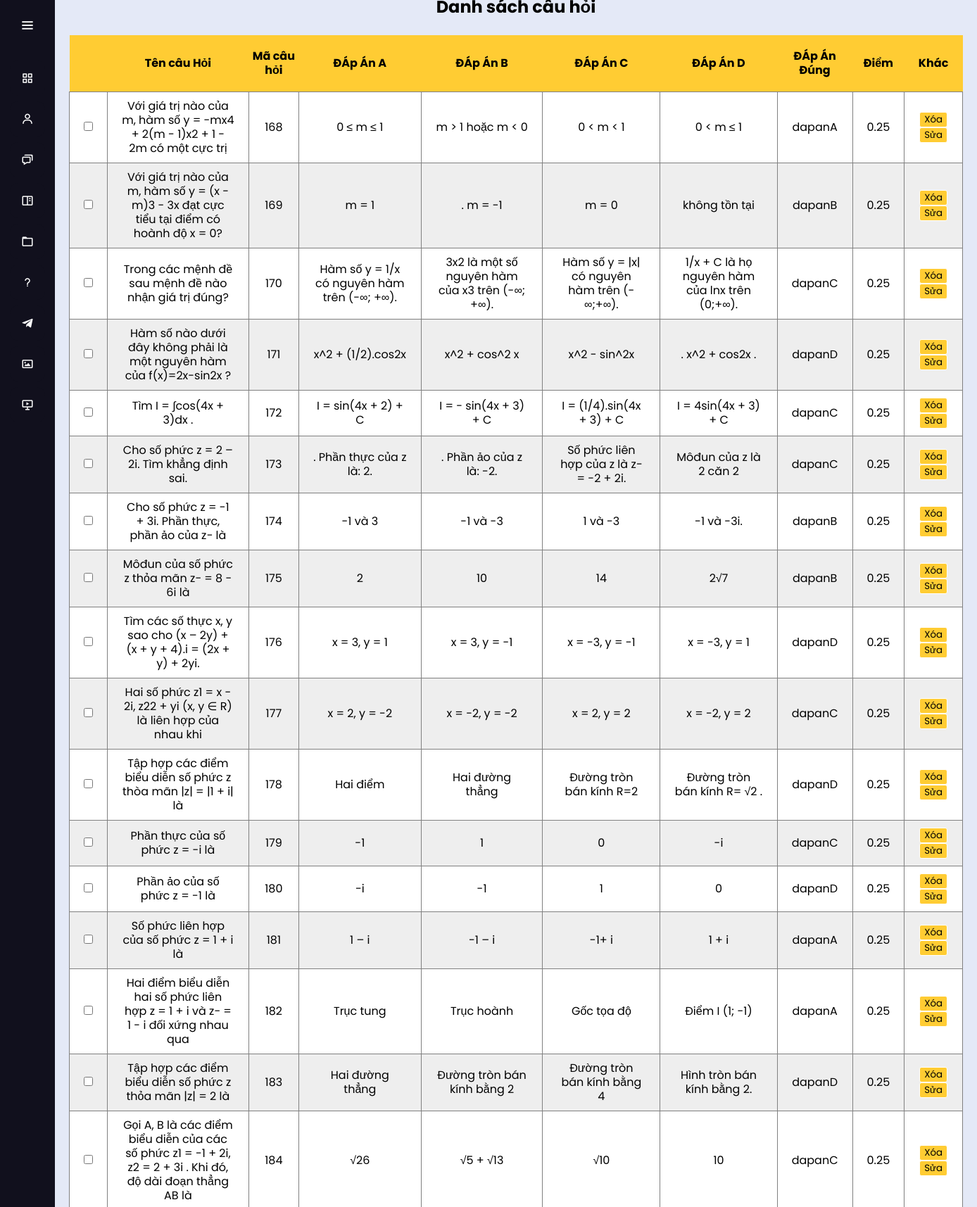
The page /admin/index.php?act=listdt&idde=37 (upper part) on the database its author committed.
### tables this page shows
CREATE TABLE `chitietdethi` (
  `id_cauhoi` int(11) NOT NULL,
  `thutucau` int(11) NOT NULL,
  `cauhoi` varchar(2000) NOT NULL,
  `dapanA` text NOT NULL,
  `dapanB` text NOT NULL,
  `dapanC` text NOT NULL,
  `dapanD` text NOT NULL,
  `dapan` enum('dapanA','dapanB','dapanC','dapanD') NOT NULL,
  `diem` float NOT NULL,
  `id_de` int(11) NOT NULL
);

### admin/model/pdo.php (called while the page is built, shortened)
<?php
function pdo_get_connection(){
    $dburl="mysql:host=localhost;dbname=duan;charset=utf8";
    $username='root';
    $password='';
    $conn=new PDO($dburl,$username,$password);
    $conn->setAttribute(PDO::ATTR_ERRMODE,PDO::ERRMODE_EXCEPTION);
    return $conn;
}
function pdo_query($sql){
    $sql_args=array_slice(func_get_args(),1);
    try{
        $conn=pdo_get_connection();
        $stmt=$conn->prepare($sql);
        $stmt->execute($sql_args);
        $rows=$stmt->fetchAll();
        return $rows;
    }
    catch(PDOException $e){
        throw $e;
    }
    finally{
        unset($conn);
    }
}
?>

### admin/model/admin.php (called while the page is built, shortened)
<?php
function cauhoiadmin($id){
    $sql = "select *from chitietdethi where id_de=".$id;
    $listcauhoi = pdo_query($sql);
    return $listcauhoi;
}

### admin/cauhoi/listid.php (the view, shortened to what this page needs)
<div class="css_moi">
  <div class="row">
    <div class="row tieude_user">
      <h1>Danh sách câu hỏi</h1>
    </div>
    <div class="row">
      <div class="  tablee ">
        <table>
          <tr>
            <th></th>
            <th>Tên câu Hỏi</th>
            <th>Mã câu hỏi</th>
            <th>ĐÁp Án A</th>
            <th>ĐÁp Án B</th>
            <th>ĐÁp Án C</th>
            <th>ĐÁp Án D</th>
            <th>ĐÁp Án Đúng</th>
            <th>Điểm </th>
            <th>Khác</th>
          </tr>
          <?php
          foreach ($load_ch as $ch) {
            extract($ch);
            $xoach = "index.php?act=xoacauhoi&id_cauhoi=" . $id_cauhoi;
            $suach = "index.php?act=suach&id_cauhoi=" . $id_cauhoi;
            echo ' <div class="list">
                                  <div class="item"><tr><td><input type="checkbox" name="" id=""></td>
            <td>' . $cauhoi . '</td>
            <td>' . $id_cauhoi . '</td>
            <td>' . $dapanA . '</td>
            <td>' . $dapanB . '</td>
            <td>' . $dapanC . '</td>
            <td>' . $dapanD . '</td>
            <td>' . $dapan . '</td>
            <td>' . $diem . '</td>
            <td class="delete"><a href="' . $xoach . '"><input type="button" value="Xóa"></a> <a href="' . $suach . '"><input type="button" value="Sửa"></a></td></tr> </div>
            </div>
               ';
          }
          ?>
        </table>
      </div>
        </body>
        </html>

### admin/css/style.css (style rules this page uses)
* { margin: 0; padding: 0; box-sizing: border-box; font-family: "Poppins" , sans-serif; }
.css_moi { text-align: center; }
.tieude_user { text-align: center; }
.tablee table { width: 100%; border-collapse: collapse; }
.tablee table th { padding: 20px 0px; background-color: #CCC; }
.tablee table tr { background: #E4E9F7; }
.tablee table td { border: 1px gray solid; padding: 10px 20px; }
.tablee { text-align: center; }

### admin/view/header.php (style rules this page uses)
* { margin: 0; padding: 0; box-sizing: border-box; font-family: "Poppins", sans-serif; }
.css_moi { text-align: center; }
.tieude_user { text-align: center; }
.tablee table { border-collapse: collapse; width: 100%; }
table tr:nth-child(odd) { background-color: #eee; }
table tr:nth-child(even) { background-color: white; }
table tr:nth-child(1) { background-color: skyblue; }
.tablee table th { padding: 20px 0px; background-color: #CCC; }
.tablee table td { border: 1px gray solid; padding: 10px 20px; }
.tablee table th { border: 0.5px gray; background: #E4E9F7; background-color: #FFCC33; }
.tablee { margin: 20px; margin-top: 30px; text-align: center; }
.delete input { width: 40px; border: 1px white solid; background-color: #FFCC33; border-radius: 3px; color: black; }
body { background-color: #E4E9F7; min-height: 100vh; line-height: 20px; font-family: monospace; }

### admin/cauhoi/listid.php (style rules this page uses)
.list { column-gap: 5px; text-align: center; }

### rows shown on the page
chitietdethi: cauhoi "Với giá trị nào của m, hàm số y = -mx4 + 2(m - 1)x2 + 1 - 2m có một cực trị", id_cauhoi "168", dapanA "0 ≤ m ≤ 1", dapanB "m > 1 hoặc m < 0", dapanC "0 < m < 1", dapanD "0 < m ≤ 1", dapan "dapanA", diem "0.25"
chitietdethi: cauhoi "Với giá trị nào của m, hàm số y = (x - m)3 - 3x đạt cực tiểu tại điểm có hoành độ x = 0?", id_cauhoi "169", dapanA "m = 1", dapanB ". m = -1", dapanC "m = 0", dapanD "không tồn tại", dapan "dapanB", diem "0.25"
chitietdethi: cauhoi "Trong các mệnh đề sau mệnh đề nào nhận giá trị đúng?", id_cauhoi "170", dapanA "Hàm số y = 1/x có nguyên hàm trên (-∞; +∞).", dapanB "3x2 là một số nguyên hàm của x3 trên (-∞; +∞).", dapanC "Hàm số y = |x| có nguyên hàm trên (-∞;+∞).", dapanD "1/x + C là họ nguyên hàm của ln⁡x trên (0;+∞).", dapan "dapanC", diem "0.25"
chitietdethi: cauhoi "Hàm số nào dưới đây không phải là một nguyên hàm của f(x)=2x-sin⁡2x ?", id_cauhoi "171", dapanA "x^2 + (1/2).cos⁡2x", dapanB "x^2 + cos^2 x", dapanC "x^2 - sin^2x", dapanD ". x^2 + cos⁡2x .", dapan "dapanD", diem "0.25"
chitietdethi: cauhoi "Tìm I = ∫cos(4x + 3)dx .", id_cauhoi "172", dapanA "I = sin(4x + 2) + C", dapanB "I = - sin(4x + 3) + C", dapanC "I = (1/4).sin(4x + 3) + C", dapanD "I = 4sin(4x + 3) + C", dapan "dapanC", diem "0.25"
chitietdethi: cauhoi "Cho số phức z = 2 – 2i. Tìm khẳng định sai.", id_cauhoi "173", dapanA ". Phần thực của z là: 2.", dapanB ". Phần ảo của z là: -2.", dapanC "Số phức liên hợp của z là z− = -2 + 2i.", dapanD "Môđun của z là 2 căn 2", dapan "dapanC", diem "0.25"
chitietdethi: cauhoi "Cho số phức z = -1 + 3i. Phần thực, phần ảo của z− là", id_cauhoi "174", dapanA "-1 và 3", dapanB "-1 và -3", dapanC "1 và -3", dapanD "-1 và -3i.", dapan "dapanB", diem "0.25"
chitietdethi: cauhoi "Môđun của số phức z thỏa mãn z− = 8 - 6i là", id_cauhoi "175", dapanA "2", dapanB "10", dapanC "14", dapanD "2√7", dapan "dapanB", diem "0.25"
chitietdethi: cauhoi "Tìm các số thực x, y sao cho (x – 2y) + (x + y + 4).i = (2x + y) + 2yi.", id_cauhoi "176", dapanA "x = 3, y = 1", dapanB "x = 3, y = -1", dapanC "x = -3, y = -1", dapanD "x = -3, y = 1", dapan "dapanD", diem "0.25"
chitietdethi: cauhoi "Hai số phức z1 = x - 2i, z22 + yi (x, y ∈ R) là liên hợp của nhau khi", id_cauhoi "177", dapanA "x = 2, y = -2", dapanB "x = -2, y = -2", dapanC "x = 2, y = 2", dapanD "x = -2, y = 2", dapan "dapanC", diem "0.25"
chitietdethi: cauhoi "Tập hợp các điểm biểu diễn số phức z thòa mãn |z| = |1 + i| là", id_cauhoi "178", dapanA "Hai điểm", dapanB "Hai đường thẳng", dapanC "Đường tròn bán kính R=2", dapanD "Đường tròn bán kính R= √2 .", dapan "dapanD", diem "0.25"
chitietdethi: cauhoi "Phần thực của số phức z = -i là", id_cauhoi "179", dapanA "-1", dapanB "1", dapanC "0", dapanD "-i", dapan "dapanC", diem "0.25"
chitietdethi: cauhoi "Phần ảo của số phức z = -1 là", id_cauhoi "180", dapanA "-i", dapanB "-1", dapanC "1", dapanD "0", dapan "dapanD", diem "0.25"
chitietdethi: cauhoi "Số phức liên hợp của số phức z = 1 + i là", id_cauhoi "181", dapanA "1 – i", dapanB "-1 – i", dapanC "-1+ i", dapanD "1 + i", dapan "dapanA", diem "0.25"
chitietdethi: cauhoi "Hai điểm biểu diễn hai số phức liên hợp z = 1 + i và z− = 1 - i đối xứng nhau qua", id_cauhoi "182", dapanA "Trục tung", dapanB "Trục hoành", dapanC "Gốc tọa độ", dapanD "Điểm I (1; -1)", dapan "dapanA", diem "0.25"
chitietdethi: cauhoi "Tập hợp các điểm biểu diễn số phức z thỏa mãn |z| = 2 là", id_cauhoi "183", dapanA "Hai đường thẳng", dapanB "Đường tròn bán kính bằng 2", dapanC "Đường tròn bán kính bằng 4", dapanD "Hình tròn bán kính bằng 2.", dapan "dapanD", diem "0.25"
chitietdethi: cauhoi "Gọi A, B là các điểm biểu diễn của các số phức z1 = -1 + 2i, z2 = 2 + 3i . Khi đó, độ dài đoạn thẳng AB là", id_cauhoi "184", dapanA "√26", dapanB "√5 + √13", dapanC "√10", dapanD "10", dapan "dapanC", diem "0.25"
